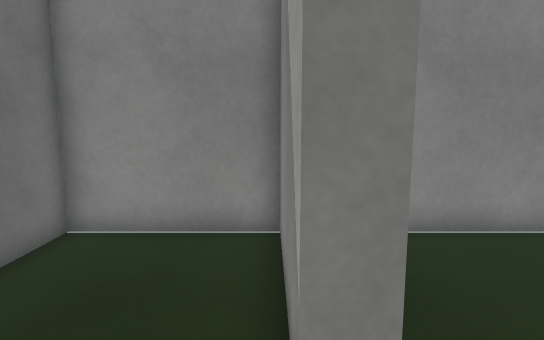
[1] (above)

16 first-person views from a walk through a Unity game level. The camera is 1.3 m above the floor, tilts 8° down and sees 75° across. The floor is counted in squares, 0.5 m on a side. Each view is taken from the middle of a square. On the plan, view 1 faces up. The plan holds only what a view shows up to about 20 squares ahead; the rest is blank. Surface patterns are stand-ins for the level's own textures.

[2]
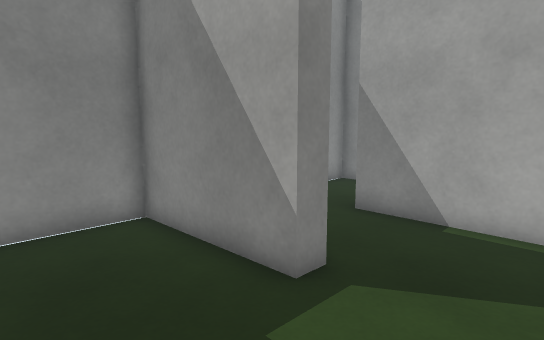

[3]
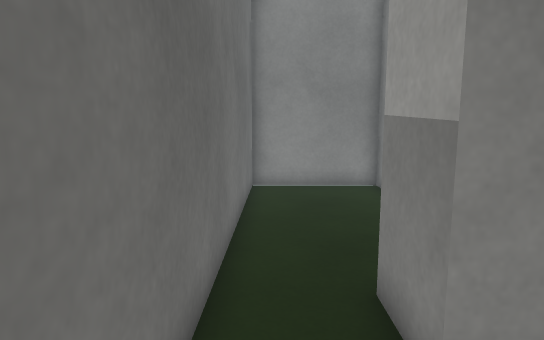

[4]
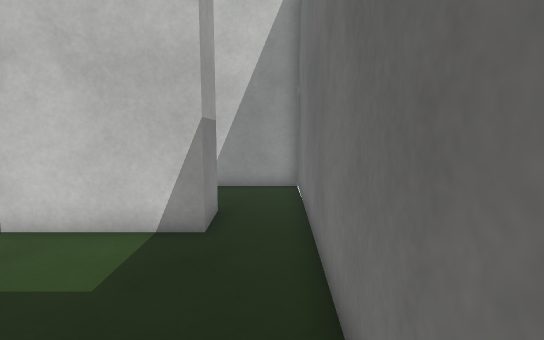

[5]
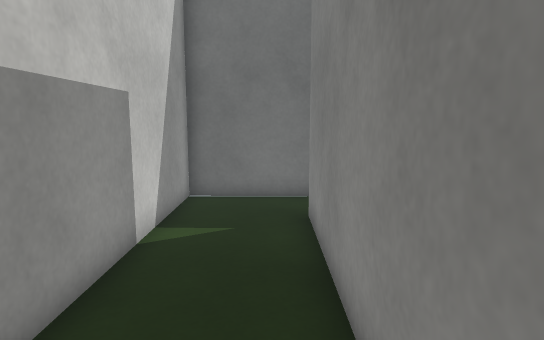

[6]
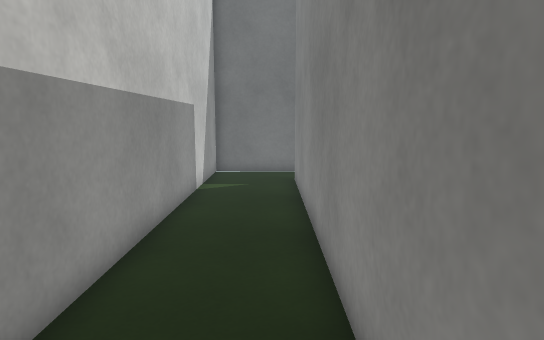

[7]
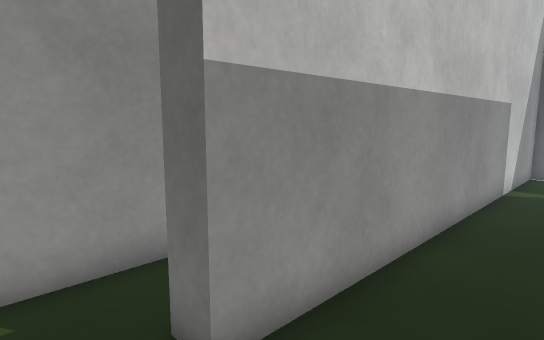

[8]
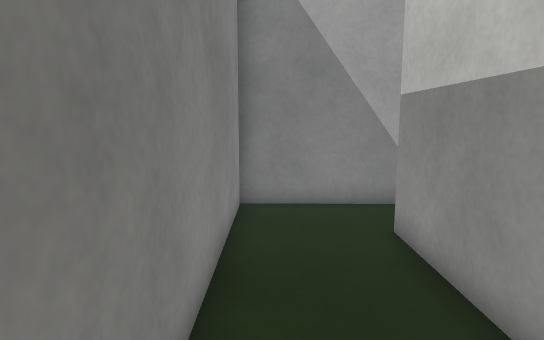

[9]
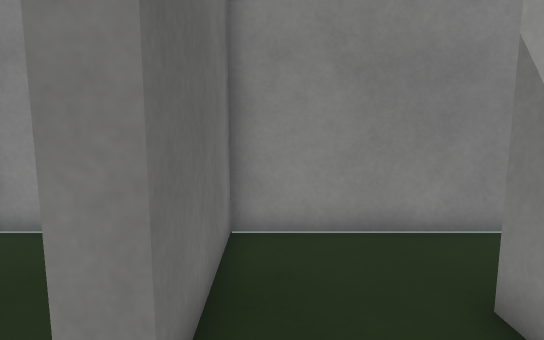

[10]
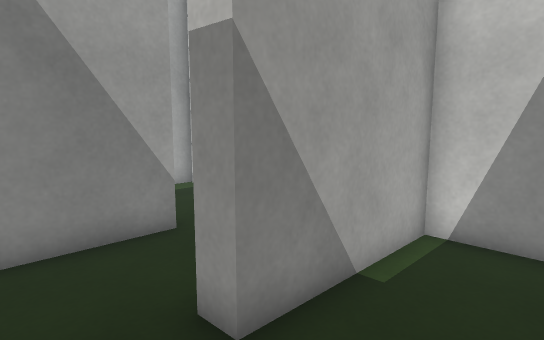

[11]
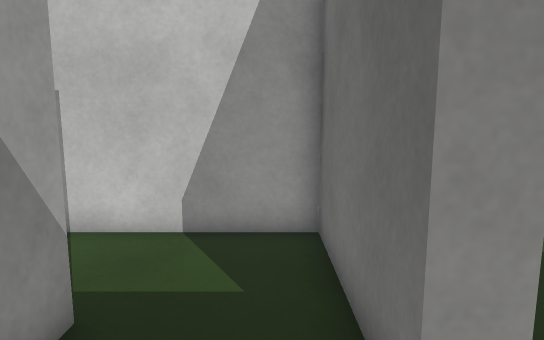

[12]
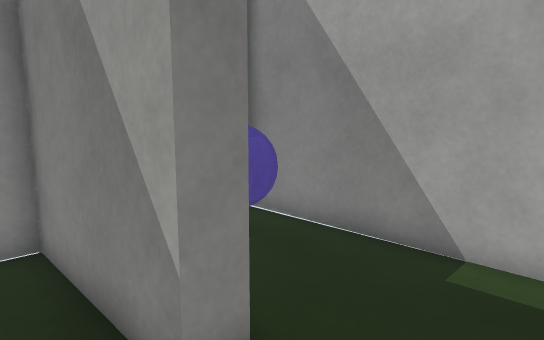

[13]
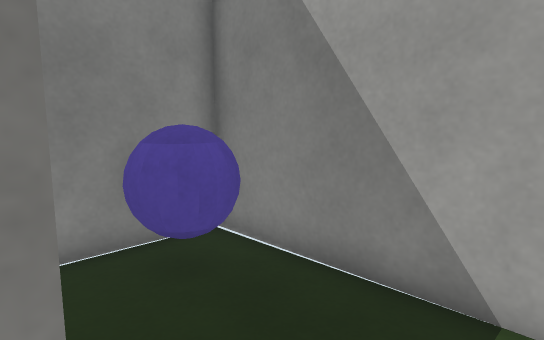

[14]
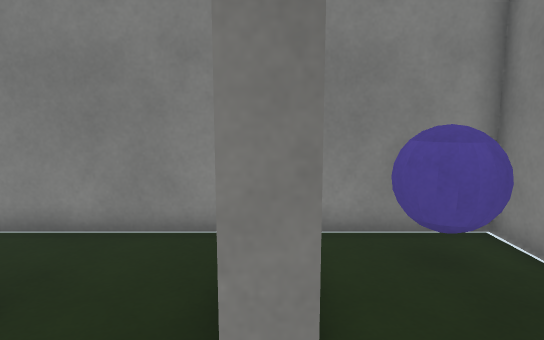

[15]
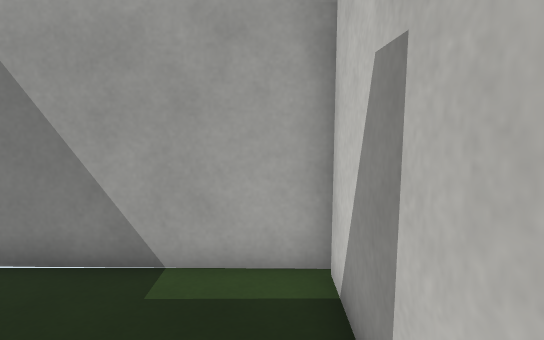

[16]
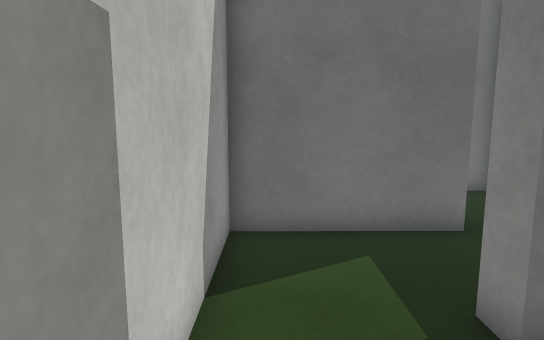

### Floor plan
Points are (right, up) in squares from view 1. A wall is a line through its corners. A room is listed if a view was taken in it or the views show most of it. See-through windows are left out.
Room 1 (views 1, 9, 10)
walls: (-0.4, -1) (5.1, -1) (5, 4.5); (4.5, 8) (1, 8) (1.1, 2.7) (0.2, 2.7)
ways out: opening at (0.5, 1) to room 2; opening at (5.5, 6.5) to room 3
Room 2 (views 2, 3, 4, 5, 6, 7, 8)
walls: (0.2, 2.7) (0.2, 8) (-4.8, 8) (-5, -6.9) (12, -6.9); (14.8, -6.4) (14.9, -3) (-2.4, -3) (-2.4, -1) (-0.4, -1)
ways out: opening at (0.5, 1) to room 1; opening at (13.5, -7.5)
Room 3 (views 11, 12, 13, 14, 15)
walls: (10.4, 2.7) (9.6, 2.7) (9.5, 8) (4.5, 8); (5, 4.5) (5.9, 4.5) (5.9, -1) (10.4, -1)
ways out: opening at (5.5, 6.5) to room 1; opening at (10, 1) to room 4
Room 4 (view 16)
walls: (10.4, -1) (14.9, -1) (15.1, 8) (11.1, 8)
ways out: opening at (10, 1) to room 3
objects: ball (12, 6) to (14, 7)

Where each view was taken, in squares from view 1:
view 1: 0 up, 0 right, facing up
view 2: 1 down, 4 left, facing up-right
view 3: 6 down, 4 left, facing up
view 4: 7 up, 4 left, facing down
view 5: 4 down, 7 right, facing left
view 6: 4 down, 13 right, facing left
view 7: 4 down, 14 right, facing down-left
view 8: 4 down, 4 right, facing right
view 9: 0 up, 2 right, facing up
view 10: 7 up, 2 right, facing down-right
view 11: 7 up, 7 right, facing down
view 12: 0 up, 8 right, facing up-right
view 13: 1 up, 10 right, facing up-right
view 14: 0 up, 10 right, facing up
view 15: 0 up, 9 right, facing right
view 16: 0 up, 14 right, facing left
